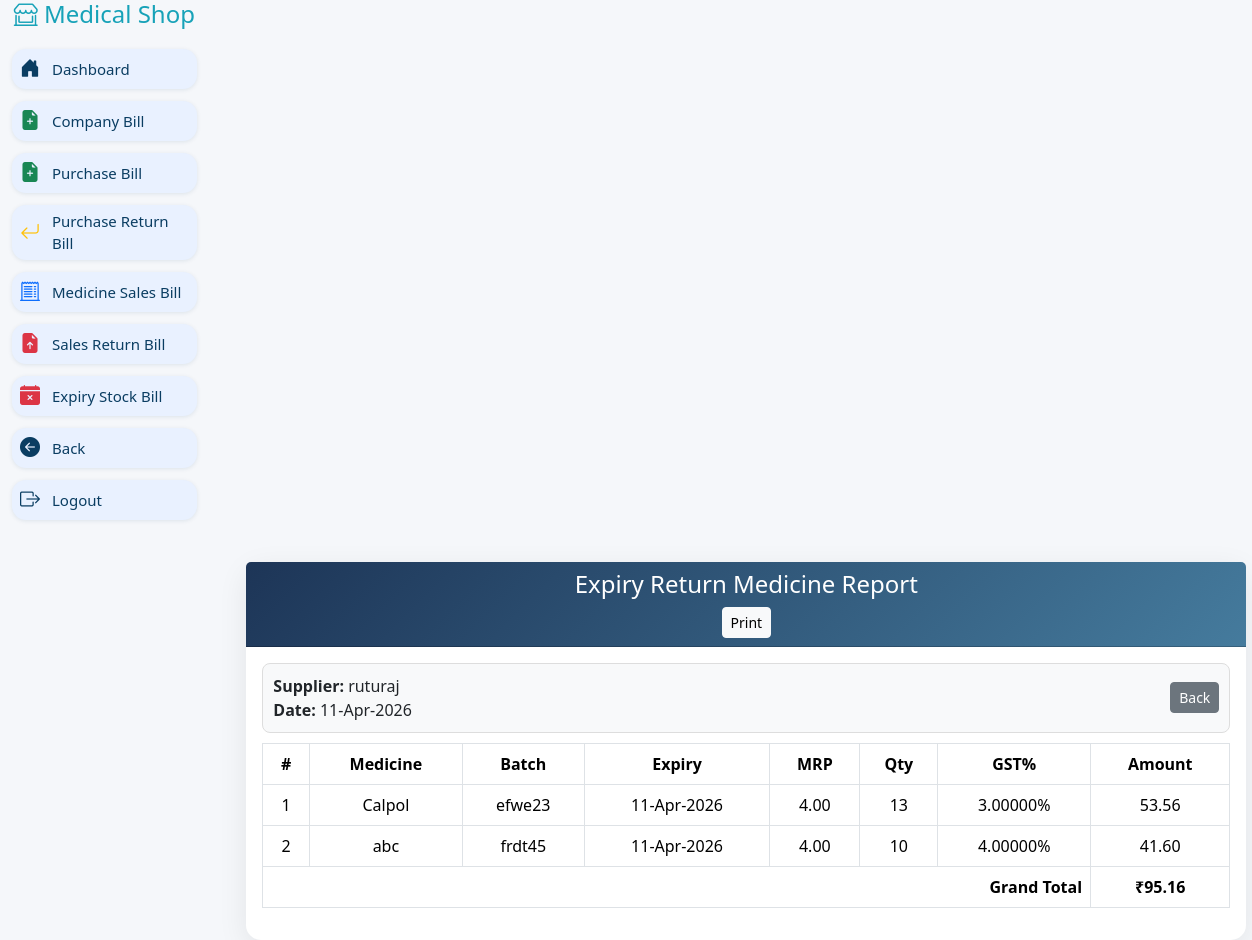
The app's page /bill_master/expiry_bill.php?supplier=ruturaj&from=2026-04-11&to=2026-04-11 (signed in) with its own data.
### tables this page shows
CREATE TABLE `expiry_medicin` (
  `id` int(11) NOT NULL,
  `product` varchar(255) NOT NULL,
  `mrp` decimal(10,2) NOT NULL,
  `amount` decimal(10,2) NOT NULL,
  `s_name` varchar(255) NOT NULL,
  `city` varchar(100) NOT NULL,
  `pay_mode` enum('Cash','Card','UPI') NOT NULL,
  `sales_pass` varchar(255) NOT NULL,
  `batch` varchar(100) NOT NULL,
  `ex_date` date NOT NULL,
  `datetime` datetime NOT NULL DEFAULT current_timestamp(),
  `company` varchar(50) NOT NULL,
  `gst` decimal(30,5) NOT NULL,
  `new_qty` int(11) DEFAULT 0,
  `status` enum('pending','used') DEFAULT 'pending'
);

### bill_master/expiry_bill.php (the view, shortened to what this page needs)
<?php
$conn = new mysqli("localhost","root","","medical_shop");
$supplier = $_GET['supplier'] ?? '';
$from = $_GET['from'] ?? '';
$to   = $_GET['to'] ?? '';
?>
<!DOCTYPE html>
<html>
<head>
<link href="https://cdn.jsdelivr.net/npm/bootstrap@5.3.2/dist/css/bootstrap.min.css" rel="stylesheet">
<link href="https://cdn.jsdelivr.net/npm/bootstrap-icons@1.10.5/font/bootstrap-icons.css" rel="stylesheet">
<link rel="stylesheet" href="../nav.css">
</head>
<body>
<div class="container-fluid">
<div class="row">
<?php include 'navbar7.php'; ?>
<div class="col-lg-10 offset-lg-1">
<div class="card" id="printArea">
<div class="card-header">
<h4>Expiry Return Medicine Report</h4>
<div class="no-print mt-2">
<button onclick="printReport()" class="btn btn-light btn-sm">
Print
</button>
</div>
</div>
<div class="card-body">
<?php
if($supplier == ""):
?>
<form class="row g-3 justify-content-center no-print">
    <div class="col-md-4">
        <label>From Date</label>
        <input type="date" name="from" value="<?= $from ?>" class="form-control">
    </div>
    <div class="col-md-4">
        <label>To Date</label>
        <input type="date" name="to" value="<?= $to ?>" class="form-control">
    </div>
    <div class="col-md-2 d-flex align-items-end">
        <button class="btn btn-primary w-100">Search</button>
    </div>
</form>
<hr>
<?php
$sql = "SELECT s_name,
        DATE(datetime) as return_date,
        product,
        batch,
        SUM(new_qty) as total_qty,
        SUM(amount) as total_amount
        FROM expiry_medicin WHERE 1 ";
if($from && $to){
    $sql .= " AND DATE(datetime) BETWEEN '$from' AND '$to'";
}
$sql .= " GROUP BY s_name, DATE(datetime), product, batch
          ORDER BY return_date DESC";
$result = $conn->query($sql);
$total_sql = "SELECT SUM(amount) as final_total FROM expiry_medicin WHERE 1 ";
if($from && $to){
    $total_sql .= " AND DATE(datetime) BETWEEN '$from' AND '$to'";
}
$total_res = $conn->query($total_sql);
$total_row = $total_res->fetch_assoc();
$final_total = $total_row['final_total'] ?? 0;
?>
<table class="table table-bordered table-hover text-center">
<thead>
<tr>
    <th>#</th>
    <th>Supplier</th>
    <th>Date</th>
    <th>Medicine</th>
    <th>Batch</th>
    <th>Qty</th>
    <th>Total</th>
    <th class="no-print">Action</th>
</tr>
</thead>
<tbody>
<?php
$i=1;
while($r=$result->fetch_assoc()):
?>
<tr>
    <td><?= $i++ ?></td>
    <td><?= $r['s_name'] ?></td>
    <td><?= date('d-M-Y',strtotime($r['return_date'])) ?></td>
    <td><?= $r['product'] ?></td>
    <td><?= $r['batch'] ?></td>
    <td><?= $r['total_qty'] ?></td>
    <td><strong>₹<?= number_format($r['total_amount'],2) ?></strong></td>
    <td class="no-print">
        <a href="?supplier=<?= urlencode($r['s_name']) ?>&from=<?= $r['return_date'] ?>&to=<?= $r['return_date'] ?>"
           class="btn btn-success btn-sm">
           View Bills
        </a>
    </td>
</tr>
<?php endwhile; ?>
</tbody>
</table>
<div class="total-box mt-3">
Final Total (<?= $from ?> to <?= $to ?>) :
₹<?= number_format($final_total,2) ?>
</div>
<?php
else:
$sql2 = "SELECT * FROM expiry_medicin
         WHERE s_name='$supplier' ";
if($from && $to){
    $sql2 .= " AND DATE(datetime) BETWEEN '$from' AND '$to'";
}
$sql2 .= " ORDER BY ex_date ASC";
$res2 = $conn->query($sql2);
$total=0;
?>
<div class="bill-header d-flex justify-content-between align-items-center">
<div>
<strong>Supplier:</strong> <?= $supplier ?><br>
<strong>Date:</strong> <?= date('d-M-Y',strtotime($from)) ?>
</div>
<div class="no-print">
<a href="expiry_bill.php" class="btn btn-secondary btn-sm">Back</a>
</div>
</div>
<table class="table table-bordered text-center align-middle">
<thead>
<tr>
    <th>#</th>
    <th>Medicine</th>
    <th>Batch</th>
    <th>Expiry</th>
    <th>MRP</th>
    <th>Qty</th>
    <th>GST%</th>
    <th>Amount</th>
</tr>
</thead>
<tbody>
<?php
$i=1;
while($row=$res2->fetch_assoc()):
$total += $row['amount'];
?>
<tr>
    <td><?= $i++ ?></td>
    <td><?= $row['product'] ?></td>
    <td><?= $row['batch'] ?></td>
    <td><?= date('d-M-Y',strtotime($row['ex_date'])) ?></td>
    <td><?= number_format($row['mrp'],2) ?></td>
    <td><?= $row['new_qty'] ?></td>
    <td><?= $row['gst'] ?>%</td>
    <td><?= number_format($row['amount'],2) ?></td>
</tr>
<?php endwhile; ?>
</tbody>
<tfoot>
<tr>
    <td colspan="7" class="text-end"><strong>Grand Total</strong></td>
    <td><strong>₹<?= number_format($total,2) ?></strong></td>
</tr>
</tfoot>
</table>
<?php endif; ?>
</div>
</div>
</div>
</div>
</div>
</body>
</html>

### bill_master/expiry_bill.php (style rules this page uses)
body { background:#f5f7fa;font-family:'Segoe UI',sans-serif; }
.card { width:1000px; margin-top:30px; border:none; border-radius:15px; box-shadow:0 8px 30px rgba(0,0,0,0.08); left:130px; }
.card-header { background:linear-gradient(135deg,#1d3557,#457b9d); color:#fff; text-align:center; }
.bill-header { margin-bottom:10px; padding:10px; border:1px solid #ddd; border-radius:8px; background:#f8f9fa; }
table th { background:#1d3557; color:#fff; }

### records on screen
expiry_medicin: product "Calpol", batch "efwe23", ex_date "11-Apr-2026", mrp "4.00", new_qty "13", gst "3.00000", amount "53.56"
expiry_medicin: product "abc", batch "frdt45", ex_date "11-Apr-2026", mrp "4.00", new_qty "10", gst "4.00000", amount "41.60"

### other values on screen
$supplier "ruturaj"
date('d-M-Y',strtotime($from)) "11-Apr-2026"
$total "95.16"
